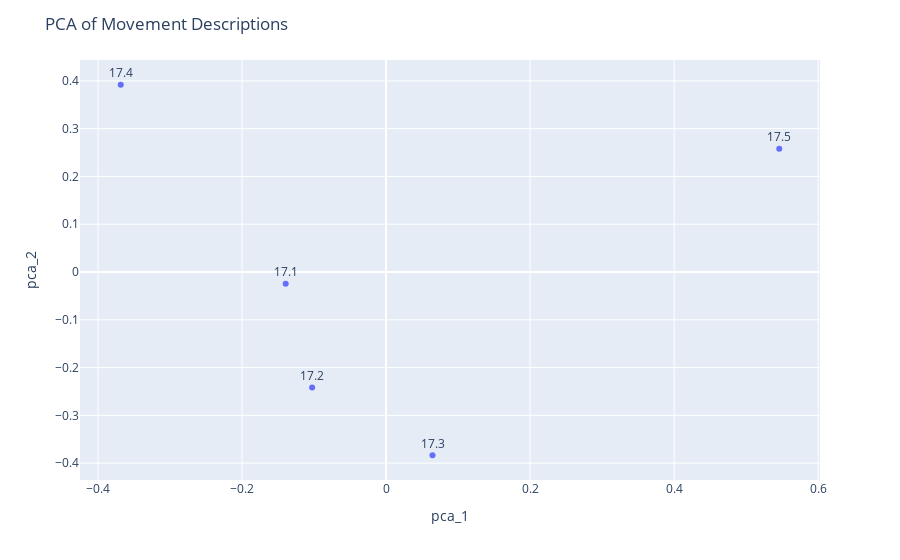

The notebook cell this image was saved under:
### Code cell
visualize_embeddings(description_embeddings, method="pca")

### Figure 1 — Plotly figure (JSON) as saved in the notebook; plotly's stock layout.template omitted (floating-point values rounded to 4 significant figures)
{"data": [{"hovertemplate": "pca_1=%{x}<br>pca_2=%{y}<br>labels=%{text}<extra></extra>", "legendgroup": "", "marker": {"color": "#636efa", "symbol": "circle"}, "mode": "markers+text", "name": "", "orientation": "v", "showlegend": false, "text": ["17.1", "17.2", "17.3", "17.4", "17.5"], "textposition": "top center", "type": "scatter", "x": [-0.1394, -0.1027, 0.06449, -0.3684, 0.546], "xaxis": "x", "y": [-0.0245, -0.2419, -0.3835, 0.3919, 0.258], "yaxis": "y"}], "layout": {"legend": {"tracegroupgap": 0}, "margin": {"t": 60}, "title": {"text": "PCA of Movement Descriptions"}, "xaxis": {"anchor": "y", "domain": [0, 1], "title": {"text": "pca_1"}}, "yaxis": {"anchor": "x", "domain": [0, 1], "title": {"text": "pca_2"}}}}
